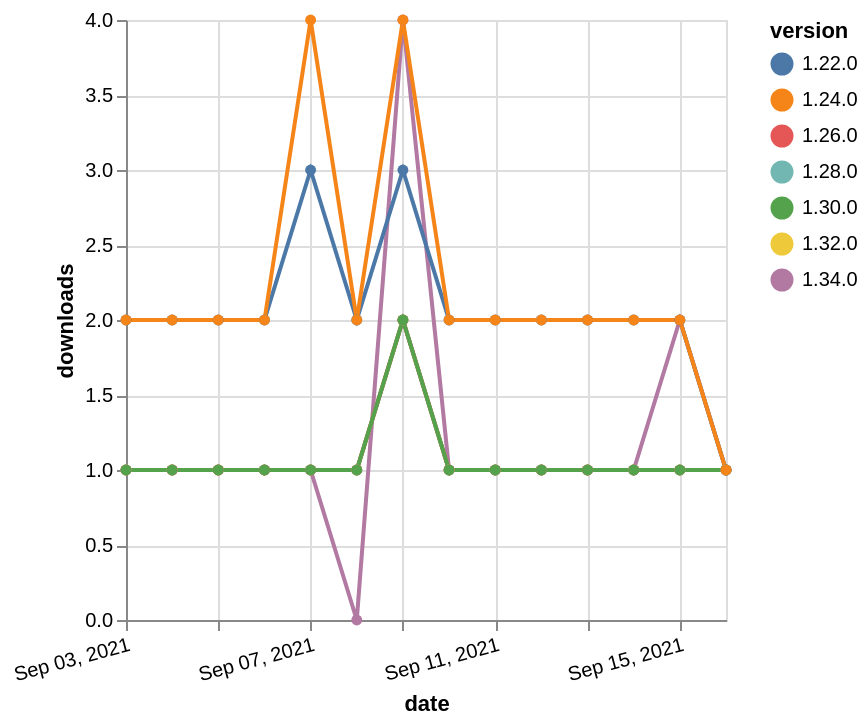

Here is the Vega-Lite specification saved for this chart:
### Vega-Lite specification from a JSON file in a GitHub repository (floating-point values rounded to 4 significant figures)
{"$schema": "https://vega.github.io/schema/vega-lite/v5.json", "description": "A simple bar chart with embedded data.", "data": {"values": [{"date": "2021-09-03", "total": 177, "delta": 1, "version": "1.34.0"}, {"date": "2021-09-04", "total": 178, "delta": 1, "version": "1.34.0"}, {"date": "2021-09-05", "total": 179, "delta": 1, "version": "1.34.0"}, {"date": "2021-09-06", "total": 180, "delta": 1, "version": "1.34.0"}, {"date": "2021-09-07", "total": 181, "delta": 1, "version": "1.34.0"}, {"date": "2021-09-08", "total": 181, "delta": 0, "version": "1.34.0"}, {"date": "2021-09-09", "total": 185, "delta": 4, "version": "1.34.0"}, {"date": "2021-09-10", "total": 186, "delta": 1, "version": "1.34.0"}, {"date": "2021-09-11", "total": 187, "delta": 1, "version": "1.34.0"}, {"date": "2021-09-12", "total": 188, "delta": 1, "version": "1.34.0"}, {"date": "2021-09-13", "total": 189, "delta": 1, "version": "1.34.0"}, {"date": "2021-09-14", "total": 190, "delta": 1, "version": "1.34.0"}, {"date": "2021-09-15", "total": 192, "delta": 2, "version": "1.34.0"}, {"date": "2021-09-16", "total": 193, "delta": 1, "version": "1.34.0"}, {"date": "2021-09-03", "total": 154, "delta": 1, "version": "1.32.0"}, {"date": "2021-09-04", "total": 155, "delta": 1, "version": "1.32.0"}, {"date": "2021-09-05", "total": 156, "delta": 1, "version": "1.32.0"}, {"date": "2021-09-06", "total": 157, "delta": 1, "version": "1.32.0"}, {"date": "2021-09-07", "total": 158, "delta": 1, "version": "1.32.0"}, {"date": "2021-09-08", "total": 159, "delta": 1, "version": "1.32.0"}, {"date": "2021-09-09", "total": 161, "delta": 2, "version": "1.32.0"}, {"date": "2021-09-10", "total": 162, "delta": 1, "version": "1.32.0"}, {"date": "2021-09-11", "total": 163, "delta": 1, "version": "1.32.0"}, {"date": "2021-09-12", "total": 164, "delta": 1, "version": "1.32.0"}, {"date": "2021-09-13", "total": 165, "delta": 1, "version": "1.32.0"}, {"date": "2021-09-14", "total": 166, "delta": 1, "version": "1.32.0"}, {"date": "2021-09-15", "total": 167, "delta": 1, "version": "1.32.0"}, {"date": "2021-09-16", "total": 168, "delta": 1, "version": "1.32.0"}, {"date": "2021-09-03", "total": 2412, "delta": 2, "version": "1.22.0"}, {"date": "2021-09-04", "total": 2414, "delta": 2, "version": "1.22.0"}, {"date": "2021-09-05", "total": 2416, "delta": 2, "version": "1.22.0"}, {"date": "2021-09-06", "total": 2418, "delta": 2, "version": "1.22.0"}, {"date": "2021-09-07", "total": 2421, "delta": 3, "version": "1.22.0"}, {"date": "2021-09-08", "total": 2423, "delta": 2, "version": "1.22.0"}, {"date": "2021-09-09", "total": 2426, "delta": 3, "version": "1.22.0"}, {"date": "2021-09-10", "total": 2428, "delta": 2, "version": "1.22.0"}, {"date": "2021-09-11", "total": 2430, "delta": 2, "version": "1.22.0"}, {"date": "2021-09-12", "total": 2432, "delta": 2, "version": "1.22.0"}, {"date": "2021-09-13", "total": 2434, "delta": 2, "version": "1.22.0"}, {"date": "2021-09-14", "total": 2436, "delta": 2, "version": "1.22.0"}, {"date": "2021-09-15", "total": 2438, "delta": 2, "version": "1.22.0"}, {"date": "2021-09-16", "total": 2439, "delta": 1, "version": "1.22.0"}, {"date": "2021-09-03", "total": 192, "delta": 1, "version": "1.28.0"}, {"date": "2021-09-04", "total": 193, "delta": 1, "version": "1.28.0"}, {"date": "2021-09-05", "total": 194, "delta": 1, "version": "1.28.0"}, {"date": "2021-09-06", "total": 195, "delta": 1, "version": "1.28.0"}, {"date": "2021-09-07", "total": 196, "delta": 1, "version": "1.28.0"}, {"date": "2021-09-08", "total": 197, "delta": 1, "version": "1.28.0"}, {"date": "2021-09-09", "total": 199, "delta": 2, "version": "1.28.0"}, {"date": "2021-09-10", "total": 200, "delta": 1, "version": "1.28.0"}, {"date": "2021-09-11", "total": 201, "delta": 1, "version": "1.28.0"}, {"date": "2021-09-12", "total": 202, "delta": 1, "version": "1.28.0"}, {"date": "2021-09-13", "total": 203, "delta": 1, "version": "1.28.0"}, {"date": "2021-09-14", "total": 204, "delta": 1, "version": "1.28.0"}, {"date": "2021-09-15", "total": 205, "delta": 1, "version": "1.28.0"}, {"date": "2021-09-16", "total": 206, "delta": 1, "version": "1.28.0"}, {"date": "2021-09-03", "total": 232, "delta": 1, "version": "1.26.0"}, {"date": "2021-09-04", "total": 233, "delta": 1, "version": "1.26.0"}, {"date": "2021-09-05", "total": 234, "delta": 1, "version": "1.26.0"}, {"date": "2021-09-06", "total": 235, "delta": 1, "version": "1.26.0"}, {"date": "2021-09-07", "total": 236, "delta": 1, "version": "1.26.0"}, {"date": "2021-09-08", "total": 237, "delta": 1, "version": "1.26.0"}, {"date": "2021-09-09", "total": 239, "delta": 2, "version": "1.26.0"}, {"date": "2021-09-10", "total": 240, "delta": 1, "version": "1.26.0"}, {"date": "2021-09-11", "total": 241, "delta": 1, "version": "1.26.0"}, {"date": "2021-09-12", "total": 242, "delta": 1, "version": "1.26.0"}, {"date": "2021-09-13", "total": 243, "delta": 1, "version": "1.26.0"}, {"date": "2021-09-14", "total": 244, "delta": 1, "version": "1.26.0"}, {"date": "2021-09-15", "total": 245, "delta": 1, "version": "1.26.0"}, {"date": "2021-09-16", "total": 246, "delta": 1, "version": "1.26.0"}, {"date": "2021-09-03", "total": 173, "delta": 1, "version": "1.30.0"}, {"date": "2021-09-04", "total": 174, "delta": 1, "version": "1.30.0"}, {"date": "2021-09-05", "total": 175, "delta": 1, "version": "1.30.0"}, {"date": "2021-09-06", "total": 176, "delta": 1, "version": "1.30.0"}, {"date": "2021-09-07", "total": 177, "delta": 1, "version": "1.30.0"}, {"date": "2021-09-08", "total": 178, "delta": 1, "version": "1.30.0"}, {"date": "2021-09-09", "total": 180, "delta": 2, "version": "1.30.0"}, {"date": "2021-09-10", "total": 181, "delta": 1, "version": "1.30.0"}, {"date": "2021-09-11", "total": 182, "delta": 1, "version": "1.30.0"}, {"date": "2021-09-12", "total": 183, "delta": 1, "version": "1.30.0"}, {"date": "2021-09-13", "total": 184, "delta": 1, "version": "1.30.0"}, {"date": "2021-09-14", "total": 185, "delta": 1, "version": "1.30.0"}, {"date": "2021-09-15", "total": 186, "delta": 1, "version": "1.30.0"}, {"date": "2021-09-16", "total": 187, "delta": 1, "version": "1.30.0"}, {"date": "2021-09-03", "total": 2504, "delta": 2, "version": "1.24.0"}, {"date": "2021-09-04", "total": 2506, "delta": 2, "version": "1.24.0"}, {"date": "2021-09-05", "total": 2508, "delta": 2, "version": "1.24.0"}, {"date": "2021-09-06", "total": 2510, "delta": 2, "version": "1.24.0"}, {"date": "2021-09-07", "total": 2514, "delta": 4, "version": "1.24.0"}, {"date": "2021-09-08", "total": 2516, "delta": 2, "version": "1.24.0"}, {"date": "2021-09-09", "total": 2520, "delta": 4, "version": "1.24.0"}, {"date": "2021-09-10", "total": 2522, "delta": 2, "version": "1.24.0"}, {"date": "2021-09-11", "total": 2524, "delta": 2, "version": "1.24.0"}, {"date": "2021-09-12", "total": 2526, "delta": 2, "version": "1.24.0"}, {"date": "2021-09-13", "total": 2528, "delta": 2, "version": "1.24.0"}, {"date": "2021-09-14", "total": 2530, "delta": 2, "version": "1.24.0"}, {"date": "2021-09-15", "total": 2532, "delta": 2, "version": "1.24.0"}, {"date": "2021-09-16", "total": 2533, "delta": 1, "version": "1.24.0"}]}, "width": "container", "mark": {"type": "line", "point": {"filled": true}}, "encoding": {"x": {"field": "date", "type": "temporal", "timeUnit": "yearmonthdate", "title": "date", "axis": {"labelAngle": -15}}, "y": {"field": "delta", "type": "quantitative", "title": "downloads"}, "color": {"field": "version", "type": "nominal"}, "tooltip": {"field": "delta"}}}
